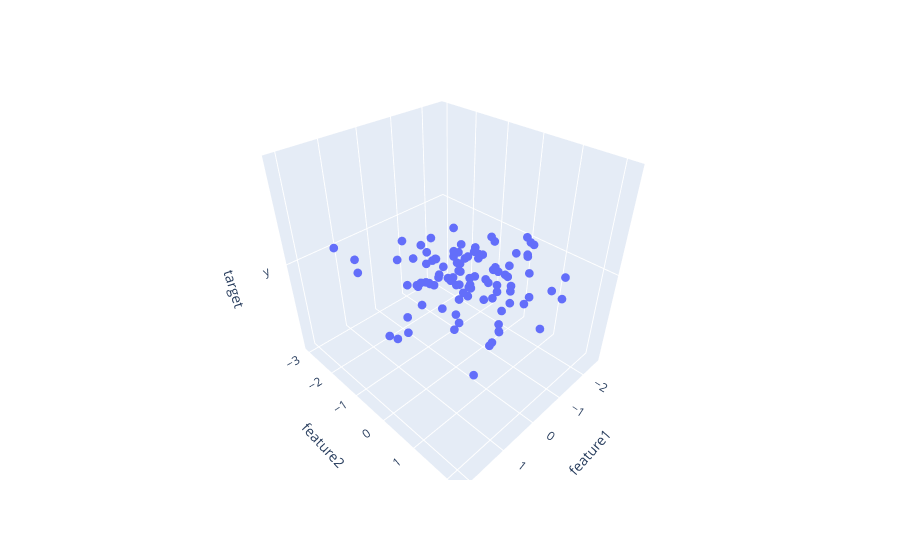

Notebook cell for this chart:
### Code cell
# Create a scatter plot
fig = px.scatter_3d(df, x='feature1', y='feature2', z='target')
fig.update_traces(marker=dict(size=3))   # default is usually ~5–8
fig.show()

### Figure 1 — Plotly figure (JSON) as saved in the notebook; plotly's stock layout.template omitted (floating-point values rounded to 4 significant figures)
{"data": [{"hovertemplate": "feature1=%{x}<br>feature2=%{y}<br>target=%{z}<extra></extra>", "legendgroup": "", "marker": {"color": "#636efa", "size": 3, "symbol": "circle"}, "mode": "markers", "name": "", "scene": "scene", "showlegend": false, "type": "scatter3d", "x": [0.9365, -0.4185, 0.7201, -1.929, -1.825, 0.8024, 0.4123, 0.8997, -0.0519, 0.07138, 0.5812, -0.4396, -0.8344, 1.075, -0.2817, -0.8942, -2.409, -1.137, 0.1775, 1.537, -0.3265, -1.181, -0.5432, -0.9991, 0.587, 0.8624, -2.378, 0.9988, -0.4178, -0.1206, -0.1071, -1.932, -0.5026, -0.9364, 0.04578, -0.3227, -1.273, 0.006185, -0.2887, 0.09674, 0.7012, 2.133, 0.4391, 0.07423, 0.8454, 2.076, 1.117, 0.4925, 1.739, 1.324, -0.8823, -1.578, -1.866, -0.3402, -0.5206, 1.065, -1.786, -0.9172, -1.792, 0.1881, -0.7077, 0.05503, -0.2369, -0.285, -1.358, -1.105, -0.812, 0.4236, -1.293, 0.09016, -0.1817, 0.07086, -0.04093, -1.002, -1.138, -0.7931, -0.5176, 0.04045, -0.7778, 1.141, 0.4721, -0.6491, 1.823, 0.3734, 0.5744, -0.9189, -1.153, 0.4615, -0.3201, -0.2401, 0.2031, -0.5536, -0.03726, -0.6748, -2.54, -0.4507, -0.8549, -1.185, -0.0369, -0.1863], "y": [0.9759, 1.507, -0.4618, 0.4293, -0.4973, 0.7563, 0.4656, 1.793, -0.1689, 1.327, -0.5214, -1.647, -1.713, 0.05607, -0.9731, 0.2641, 0.1541, -0.4014, -0.3916, 0.1395, -1.316, 1.652, -0.4311, -0.2834, 1.7, 0.4301, 0.2746, 1.817, 0.1418, 0.2773, 0.9266, -0.6924, 0.385, 0.5747, -0.2302, -0.2085, 0.4183, -0.9709, 0.1066, 0.07512, -0.5176, 0.3076, -0.2579, -1.346, -0.665, 0.4776, -3.021, -0.4583, 2.105, -1.788, -0.5063, -1.662, 0.4821, 0.8512, -0.5036, -2.262, 0.2042, 0.3924, 1.579, 0.371, 0.9305, 0.83, 1.285, -0.9573, 0.9203, 1.963, -0.9009, 1.549, -0.6507, -0.4614, -0.9679, -0.1212, 0.3751, 0.2332, -0.5448, -0.8767, 0.698, 0.1115, -0.5002, 1.048, -0.3537, -0.7443, 0.4888, -1.562, 1.682, 0.6642, -0.9842, -0.3842, -0.26, -2.11, 0.5161, 1.039, 2.197, 1.443, -0.05488, 0.5081, -0.7873, -0.315, 0.3189, -0.6121], "z": ["y", "y", "y", "y", "y", "y", "y", "y", "y", "y", "y", "y", "y", "y", "y", "y", "y", "y", "y", "y", "y", "y", "y", "y", "y", "y", "y", "y", "y", "y", "y", "y", "y", "y", "y", "y", "y", "y", "y", "y", "y", "y", "y", "y", "y", "y", "y", "y", "y", "y", "y", "y", "y", "y", "y", "y", "y", "y", "y", "y", "y", "y", "y", "y", "y", "y", "y", "y", "y", "y", "y", "y", "y", "y", "y", "y", "y", "y", "y", "y", "y", "y", "y", "y", "y", "y", "y", "y", "y", "y", "y", "y", "y", "y", "y", "y", "y", "y", "y", "y"]}], "layout": {"legend": {"tracegroupgap": 0}, "margin": {"t": 60}, "scene": {"domain": {"x": [0, 1], "y": [0, 1]}, "xaxis": {"title": {"text": "feature1"}}, "yaxis": {"title": {"text": "feature2"}}, "zaxis": {"title": {"text": "target"}}}}}
